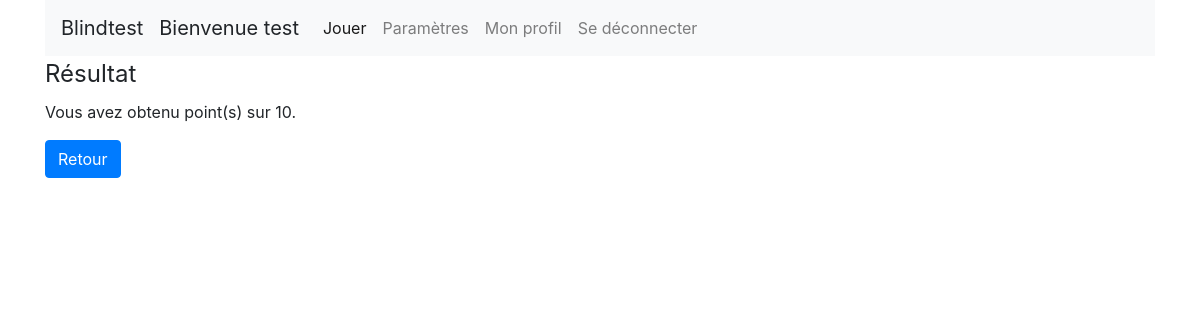
Before: /result.php (signed in) with the older database file.
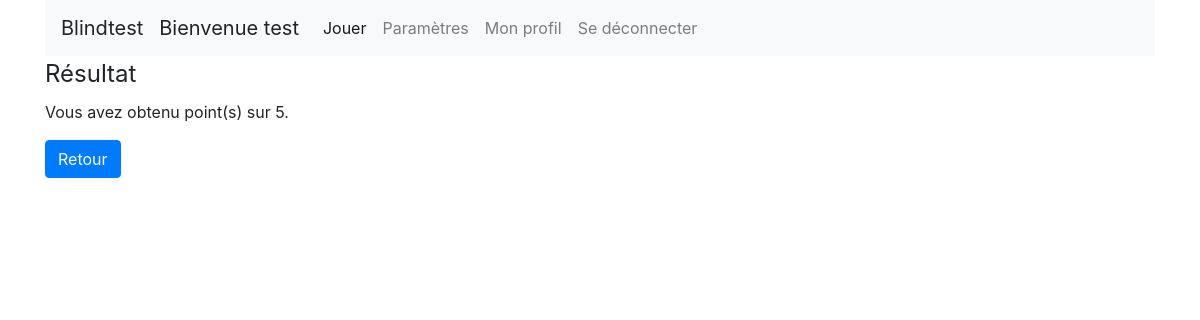
After: the same page with the newer database file.
### tables this page shows
CREATE TABLE IF NOT EXISTS `parameters` (
  `parameters_id` int(11) NOT NULL AUTO_INCREMENT,
  `parameters_time` int(11) NOT NULL,
  `parameters_questions_number` int(11) NOT NULL,
  `user_id` int(11) NOT NULL,
  `music_style_id` int(11) NOT NULL,
  PRIMARY KEY (`parameters_id`),
  KEY `parameters_users_FK` (`user_id`),
  KEY `parameters_music_style0_FK` (`music_style_id`)
);

### dao/connectionBase.php (called while the page is built)
<?php
function pdo() {
    static $dbc = null;
    if ($dbc == null) {
        try {
            $dbc = new PDO('mysql:host=' . DB_HOST . ';dbname=' . DB_NAME, DB_USER, DB_PASSWORD,
                    array(PDO::MYSQL_ATTR_INIT_COMMAND => "SET NAMES utf8",
                PDO::ATTR_PERSISTENT => true));
        } catch (Exception $e) {
            echo 'Error: ' . $e->getMessage() . '<br />';
            echo 'N°: ' . $e->getCode() . '<br />';
            die('Could not connect to MySql');
        }
    }
    return $dbc;
}

### dao/dao.php (called while the page is built, shortened)
<?php
require_once './dao/connectionBase.php';
function Get_user_data($nickname) {
    $sql = "SELECT * FROM `users` WHERE `user_nickname` = :nickname";
    $query = pdo()->prepare($sql);
    $query->bindParam(':nickname', $nickname, PDO::PARAM_STR);
    $query->execute();
    return $query->fetch(PDO::FETCH_ASSOC);
}
function Get_parameters($user_id) {
    $sql = "SELECT * FROM `parameters` WHERE `user_id` = :user_id";
    $query = pdo()->prepare($sql);
    $query->bindParam(':user_id', $user_id, PDO::PARAM_INT);
    $query->execute();
    return $query->fetch(PDO::FETCH_ASSOC);
}

### result.php (the view, shortened to what this page needs)
<?php
require_once './dao/dao.php';
$nickname = $_SESSION['user_nickname'];
$userData = Get_user_data($nickname);
$paramData = Get_parameters($userData['user_id']);
?>
<!DOCTYPE html>
<html>
    <head>
        <?php require_once './css/css_js.php'; ?>
    </head>
    <body>
        <div class="container">
            <?php require_once './navbar.php'; ?>
            <fieldset>
                <legend>Résultat</legend>
                <p>Vous avez obtenu <?= $_SESSION['score']; ?> point(s) sur <?= $paramData['parameters_questions_number']; ?>.</p>
                <a class="btn btn-primary" href="play.php">Retour</a>
            </fieldset>
        </div>
    </body>
</html>

Changed rows visible on the page:
changed parameters: parameters_questions_number "10" → "5"
